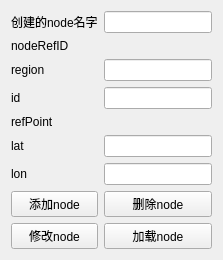
        <widget class="QWidget" name="tab_node">
         <attribute name="title">
          <string>node</string>
         </attribute>
         <layout class="QGridLayout" name="gridLayout_7">
          <item row="0" column="0">
           <layout class="QGridLayout" name="gridLayout_6">
            <item row="0" column="1">
             <widget class="QLineEdit" name="lineEdit_nodeName"/>
            </item>
            <item row="5" column="0">
             <widget class="QLabel" name="label_7">
              <property name="text">
               <string>lat</string>
              </property>
             </widget>
            </item>
            <item row="8" column="1">
             <widget class="QPushButton" name="pushButton_nodeLoad">
              <property name="text">
               <string>加载node</string>
              </property>
             </widget>
            </item>
            <item row="0" column="0">
             <widget class="QLabel" name="label_2">
              <property name="text">
               <string>创建的node名字</string>
              </property>
             </widget>
            </item>
            <item row="5" column="1">
             <widget class="QLineEdit" name="lineEdit_nodeLat"/>
            </item>
            <item row="6" column="1">
             <widget class="QLineEdit" name="lineEdit_nodeLon"/>
            </item>
            <item row="2" column="0">
             <widget class="QLabel" name="label_4">
              <property name="text">
               <string>region</string>
              </property>
             </widget>
            </item>
            <item row="6" column="0">
             <widget class="QLabel" name="label_8">
              <property name="text">
               <string>lon</string>
              </property>
             </widget>
            </item>
            <item row="3" column="1">
             <widget class="QLineEdit" name="lineEdit_nodeId"/>
            </item>
            <item row="4" column="0">
             <widget class="QLabel" name="label_6">
              <property name="text">
               <string>refPoint</string>
              </property>
             </widget>
            </item>
            <item row="2" column="1">
             <widget class="QLineEdit" name="lineEdit_nodeRegion"/>
            </item>
            <item row="1" column="0">
             <widget class="QLabel" name="label_3">
              <property name="text">
               <string>nodeRefID</string>
              </property>
             </widget>
            </item>
            <item row="3" column="0">
             <widget class="QLabel" name="label_5">
              <property name="text">
               <string>id</string>
              </property>
             </widget>
            </item>
            <item row="7" column="1">
             <widget class="QPushButton" name="pushButton_nodeLoad_2">
              <property name="text">
               <string>删除node</string>
              </property>
             </widget>
            </item>
            <item row="8" column="0">
             <widget class="QPushButton" name="pushButton_nodeLoad_3">
              <property name="text">
               <string>修改node</string>
              </property>
             </widget>
            </item>
            <item row="7" column="0">
             <widget class="QPushButton" name="pushButton_nodeCreat">
              <property name="text">
               <string>添加node</string>
              </property>
             </widget>
            </item>
           </layout>
          </item>
         </layout>
        </widget>
